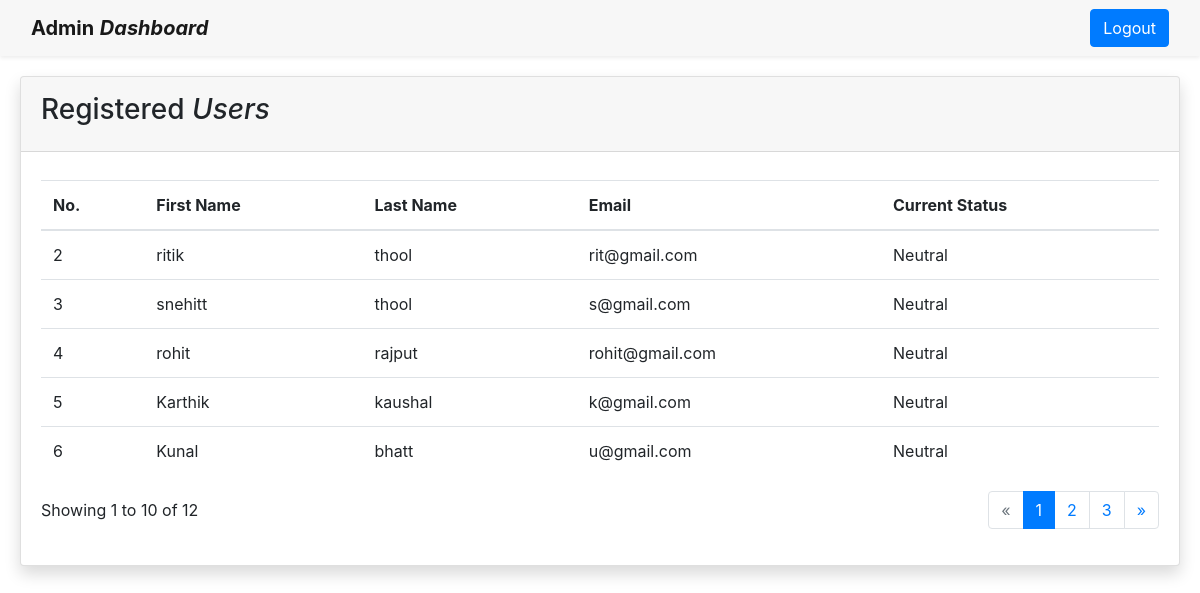
/admin_dash/, run on the app's committed database.
### UserStatus/models.py (models this page shows, shortened)
class User(AbstractBaseUser, PermissionsMixin):
    MY_CHOICES = (
        ('Neutral','Neutral'),
        ('At Capacity', 'At Capacity'),
        ('Looking For Work','Looking For Work'),
    )
    email = models.EmailField(
        unique=True,
        max_length=254,
    )
    first_name = models.CharField(max_length=15,blank=True)
    last_name = models.CharField(max_length=15,blank=True)
    status = models.CharField(max_length=50,choices=MY_CHOICES,default='Neutral')
    is_active_status = models.BooleanField(default=False)
    timeout_flag = models.BooleanField(default=False)
    is_active = models.BooleanField(default=True)
    is_staff = models.BooleanField(default=False)
    objects = UserAccountManager()
    USERNAME_FIELD = 'email'
    REQUIRED_FIELDS = []

### UserStatus/views.py (the view)
# urls.py: path('admin_dash/',admin_dash,name="admin_dash"),
def admin_dash(request):
    all_customers = User.objects.filter(is_superuser=False)
    return render(request,'UserStatus/admin_dash.html',{'customers':all_customers})

### UserStatus/templates/UserStatus/admin_dash.html (shortened to what this page needs)
{% load static %}
<!DOCTYPE html>
<html>
<head>
    <link rel="stylesheet" href="{% static 'UserStatus/assets/bootstrap/css/bootstrap.min.css' %}">
    <link rel="stylesheet" href="{% static 'UserStatus/assets/fonts/ionicons.min.css' %}">
    <link rel="stylesheet" href="{% static 'UserStatus/assets/css/Login-Form-Clean.css' %}">
    <link rel="stylesheet" href="{% static 'UserStatus/assets/css/Pretty-Registration-Form.css' %}">
    <link rel="stylesheet" href="{% static 'UserStatus/assets/css/styles.css' %}">
</head>
<body>
    <nav class="navbar navbar-light navbar-expand-md shadow-sm" style="background-color: #f7f7f7;">
        <div class="container-fluid"><a class="navbar-brand" href="#"><strong>Admin</strong> <strong><em>Dashboard</em></strong></a>
            <div
                class="collapse navbar-collapse d-lg-flex justify-content-lg-end align-items-lg-end" id="navcol-1">
                <a href="{% url 'logout' %}"><button class="btn btn-primary" type="button">Logout</button></a></div>
        </div>
    </nav>
    <div class="card shadow" style="margin: 20px;margin-bottom: 20px;margin-top: 20px;">
        <div class="card-header py-3">
            <h3>Registered <em>Users</em></h3>
        </div>
        <div class="card-body">
            <div class="table-responsive table mt-2" id="dataTable" role="grid" aria-describedby="dataTable_info">
                <table class="table dataTable my-0" id="dataTable">
                    <thead>
                        <tr>
                            <th>No.</th>
                            <th>First Name</th>
                            <th>Last Name</th>
                            <th>Email</th>
                            <th>Current Status</th>
                        </tr>
                    </thead>
                    <tbody>
                    {% for customer in customers %}
                        <tr>
                            <td>{{customer.id}}</td>
                            <td>{{ customer.first_name }}</td>
                            <td>{{ customer.last_name }}</td>
                            <td>{{ customer.email }}</td>
                            <td>{{ customer.status }}</td>
                        </tr>
                    {% endfor %}
                    </tbody>
                </table>
            </div>
            <div class="row">
                <div class="col-md-6 align-self-center">
                    <p id="dataTable_info" class="dataTables_info" role="status" aria-live="polite">Showing 1 to 10 of 12</p>
                </div>
                <div class="col-md-6">
                    <nav class="d-lg-flex justify-content-lg-end dataTables_paginate paging_simple_numbers">
                        <ul class="pagination">
                            <li class="page-item disabled"><a class="page-link" href="#" aria-label="Previous"><span aria-hidden="true">«</span></a></li>
                            <li class="page-item active"><a class="page-link" href="#">1</a></li>
                            <li class="page-item"><a class="page-link" href="#">2</a></li>
                            <li class="page-item"><a class="page-link" href="#">3</a></li>
                            <li class="page-item"><a class="page-link" href="#" aria-label="Next"><span aria-hidden="true">»</span></a></li>
                        </ul>
                    </nav>
                </div>
            </div>
        </div>
    </div>
</body>
</html>

### data on the page
User: id "2", first_name "ritik", last_name "thool", email "rit@gmail.com", status "Neutral"
User: id "3", first_name "snehitt", last_name "thool", email "s@gmail.com", status "Neutral"
User: id "4", first_name "rohit", last_name "rajput", email "rohit@gmail.com", status "Neutral"
User: id "5", first_name "Karthik", last_name "kaushal", email "k@gmail.com", status "Neutral"
User: id "6", first_name "Kunal", last_name "bhatt", email "u@gmail.com", status "Neutral"
